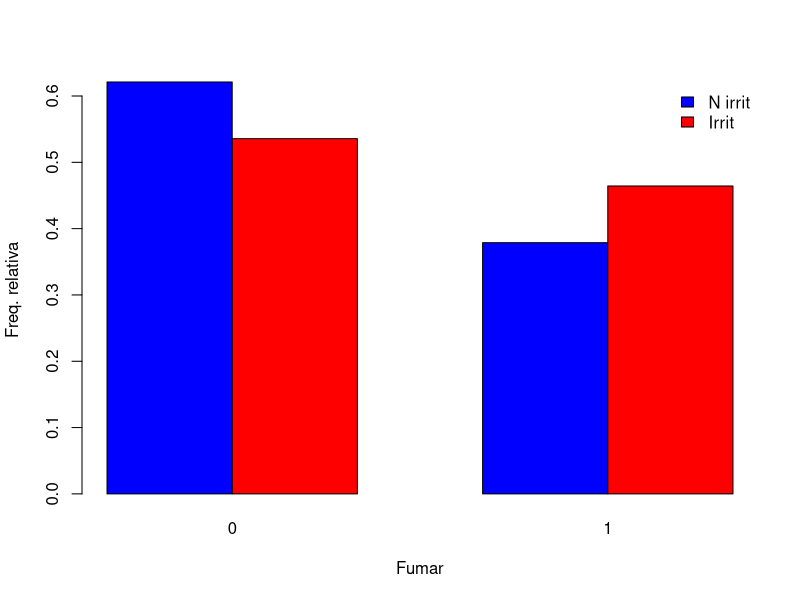

The R source for this figure:
setwd("~/Documents/projects/UTFPR/probabilidade-e-estatistica-MA35B/aula3/tarefas/tarefa5")
dados <- read.csv(file = "lowbwt2.csv", sep = ";")
dados2 <- read.csv(file = "lowbwt6.csv", sep = ";")

#f.absolutas <- table(dados$LOW, dados$SMOKE)
#f.relativas <- prop.table(f.absolutas, 1)

#barplot(f.relativas, beside = T, col = c("blue", "red"), xlab="Fumar", ylab="Freq. relativa")
#legend("topright", fill = c("blue", "red"), legend=c("Normal", "Baixo"), bty="n")

f.absolutas <- table(dados2$UI, dados2$SMOKE)
f.relativas <- prop.table(f.absolutas, 1)

barplot(f.relativas, beside = T, col = c("blue", "red"), xlab="Fumar", ylab="Freq. relativa")
legend("topright", fill = c("blue", "red"), legend=c("N irrit", "Irrit"), bty="n")